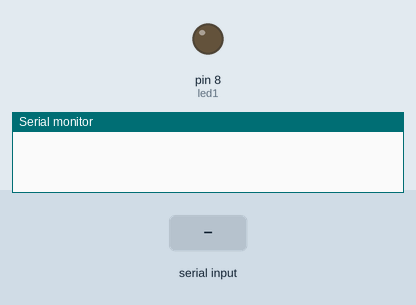
Recording of a sketch running on a simulated Arduino Uno, built with avr-gcc and run on an emulated ATmega328P. On the bench: output pins drawn as LEDs (lit = HIGH), the last lines printed to the serial monitor. The inputs (shaded band) are chosen by the test bench.

Above: at 1.2 s.
1.3 s: "stick" received over Serial
At 2.3 s:
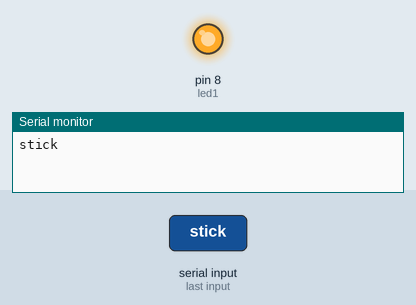
2.8 s: "stop" received over Serial
At 4.3 s:
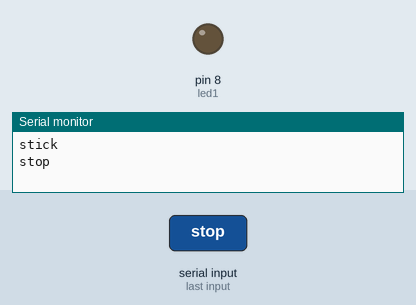
Timing chart, 0 to 5.8 s (numbered marks = the images above; inputs shaded):
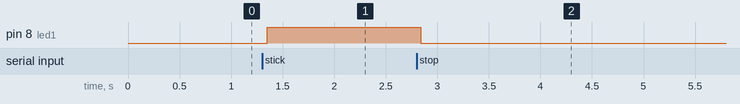

The sketch:

find_stick.ino
```cpp
String voice;
int
led1 = 8;
void setup()
{
  Serial.begin(9600);
  pinMode(led1, OUTPUT);


}
//-----------------------------------------------------------------------//
void loop() {
  while (Serial.available()){  //Check if there is an available byte to read
  delay(10); //Delay added to make thing stable
  char c = Serial.read(); //Conduct a serial read
  if (c == '#') {break;} //Exit the loop when the # is detected after the word
  voice += c; //Shorthand for voice = voice + c
  }
  if (voice.length() > 0) {
    Serial.println(voice);


  //----------Turn On One-By-One----------//
  if(voice == "stick")
  {
    digitalWrite(led1, HIGH);
    delay(200);
  }

  //----------Turn Off One-By-One----------//
  else if(voice == "stop")
  {
    digitalWrite(led1, LOW);
    delay(200);
    }


//-----------------------------------------------------------------------//
voice="";}} //Reset the variable after initiating
```

Measured:
- after the input at 1.3 s, pin 8 (led1): LOW → HIGH after 0.05 s
- after the input at 2.8 s, pin 8 (led1): HIGH → LOW at once
